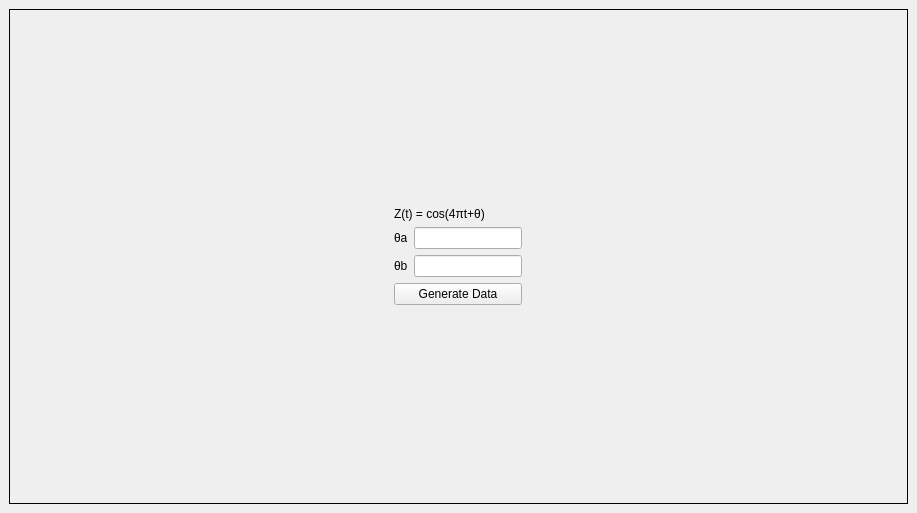
                <widget class="QWidget" name="scrollAreaWidgetContents_6">
                 <property name="geometry">
                  <rect>
                   <x>0</x>
                   <y>0</y>
                   <width>917</width>
                   <height>513</height>
                  </rect>
                 </property>
                 <layout class="QHBoxLayout" name="horizontalLayout_14">
                  <property name="leftMargin">
                   <number>0</number>
                  </property>
                  <property name="topMargin">
                   <number>0</number>
                  </property>
                  <property name="rightMargin">
                   <number>0</number>
                  </property>
                  <property name="bottomMargin">
                   <number>0</number>
                  </property>
                  <item>
                   <widget class="QWidget" name="widget_15" native="true">
                    <property name="minimumSize">
                     <size>
                      <width>0</width>
                      <height>0</height>
                     </size>
                    </property>
                    <property name="styleSheet">
                     <string notr="true"/>
                    </property>
                    <layout class="QVBoxLayout" name="verticalLayout_25">
                     <item>
                      <widget class="QFrame" name="RV_DataSection_5">
                       <property name="frameShape">
                        <enum>QFrame::Box</enum>
                       </property>
                       <layout class="QVBoxLayout" name="verticalLayout_26">
                        <item>
                         <widget class="QWidget" name="widget_16" native="true">
                          <property name="sizePolicy">
                           <sizepolicy hsizetype="Preferred" vsizetype="Maximum">
                            <horstretch>0</horstretch>
                            <verstretch>0</verstretch>
                           </sizepolicy>
                          </property>
                          <layout class="QHBoxLayout" name="horizontalLayout_15">
                           <item>
                            <widget class="QWidget" name="widget_17" native="true">
                             <property name="sizePolicy">
                              <sizepolicy hsizetype="Maximum" vsizetype="Maximum">
                               <horstretch>0</horstretch>
                               <verstretch>0</verstretch>
                              </sizepolicy>
                             </property>
                             <layout class="QGridLayout" name="gridLayout_33">
                              <item row="0" column="1" colspan="2">
                               <widget class="QLabel" name="label_64">
                                <property name="text">
                                 <string>Z(t) = cos(4πt+θ)</string>
                                </property>
                               </widget>
                              </item>
                              <item row="1" column="1">
                               <widget class="QLabel" name="label_54">
                                <property name="text">
                                 <string>θa</string>
                                </property>
                               </widget>
                              </item>
                              <item row="3" column="1" colspan="2">
                               <widget class="QPushButton" name="Z_t_generate">
                                <property name="text">
                                 <string>Generate Data</string>
                                </property>
                               </widget>
                              </item>
                              <item row="2" column="2">
                               <widget class="QLineEdit" name="Z_t_thetab"/>
                              </item>
                              <item row="1" column="2">
                               <widget class="QLineEdit" name="Z_t_theta_a"/>
                              </item>
                              <item row="2" column="1">
                               <widget class="QLabel" name="label_63">
                                <property name="text">
                                 <string>θb</string>
                                </property>
                               </widget>
                              </item>
                             </layout>
                            </widget>
                           </item>
                          </layout>
                         </widget>
                        </item>
                       </layout>
                      </widget>
                     </item>
                    </layout>
                   </widget>
                  </item>
                 </layout>
                </widget>
